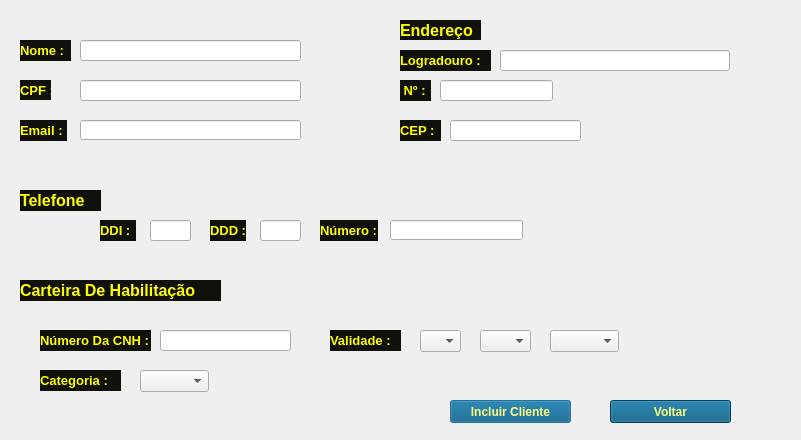
<?xml version="1.0" encoding="UTF-8"?>
<ui version="4.0">
 <class>TelaIncluirCliente</class>
 <widget class="QDialog" name="TelaIncluirCliente">
  <property name="geometry">
   <rect>
    <x>0</x>
    <y>0</y>
    <width>801</width>
    <height>440</height>
   </rect>
  </property>
  <property name="windowTitle">
   <string>Cadastro De Cliente</string>
  </property>
  <widget class="QLabel" name="Fundo">
   <property name="geometry">
    <rect>
     <x>0</x>
     <y>0</y>
     <width>801</width>
     <height>441</height>
    </rect>
   </property>
   <property name="styleSheet">
    <string notr="true">background-image: url(:/Fundos/Fundos/01.jpg);</string>
   </property>
   <property name="text">
    <string/>
   </property>
  </widget>
  <widget class="QLineEdit" name="lineEdit_Nome">
   <property name="geometry">
    <rect>
     <x>80</x>
     <y>40</y>
     <width>221</width>
     <height>21</height>
    </rect>
   </property>
  </widget>
  <widget class="QLabel" name="Nome">
   <property name="geometry">
    <rect>
     <x>20</x>
     <y>40</y>
     <width>51</width>
     <height>21</height>
    </rect>
   </property>
   <property name="font">
    <font>
     <pointsize>10</pointsize>
     <weight>75</weight>
     <bold>true</bold>
    </font>
   </property>
   <property name="styleSheet">
    <string notr="true">color: rgb(255, 255, 0);
background-color: rgb(17, 17, 12);</string>
   </property>
   <property name="text">
    <string>Nome :</string>
   </property>
  </widget>
  <widget class="QLineEdit" name="lineEdit_CPF">
   <property name="geometry">
    <rect>
     <x>80</x>
     <y>80</y>
     <width>221</width>
     <height>21</height>
    </rect>
   </property>
  </widget>
  <widget class="QLabel" name="CPF">
   <property name="geometry">
    <rect>
     <x>20</x>
     <y>80</y>
     <width>31</width>
     <height>20</height>
    </rect>
   </property>
   <property name="font">
    <font>
     <pointsize>10</pointsize>
     <weight>75</weight>
     <bold>true</bold>
    </font>
   </property>
   <property name="styleSheet">
    <string notr="true">color: rgb(255, 255, 0);
background-color: rgb(17, 17, 12);</string>
   </property>
   <property name="text">
    <string>CPF :</string>
   </property>
  </widget>
  <widget class="QLabel" name="Email">
   <property name="geometry">
    <rect>
     <x>20</x>
     <y>120</y>
     <width>47</width>
     <height>21</height>
    </rect>
   </property>
   <property name="font">
    <font>
     <pointsize>10</pointsize>
     <weight>75</weight>
     <bold>true</bold>
    </font>
   </property>
   <property name="styleSheet">
    <string notr="true">color: rgb(255, 255, 0);
background-color: rgb(17, 17, 12);</string>
   </property>
   <property name="text">
    <string>Email :</string>
   </property>
  </widget>
  <widget class="QLineEdit" name="lineEdit_Email">
   <property name="geometry">
    <rect>
     <x>80</x>
     <y>120</y>
     <width>221</width>
     <height>20</height>
    </rect>
   </property>
  </widget>
  <widget class="QLabel" name="Endereco">
   <property name="geometry">
    <rect>
     <x>400</x>
     <y>20</y>
     <width>81</width>
     <height>20</height>
    </rect>
   </property>
   <property name="font">
    <font>
     <pointsize>12</pointsize>
     <weight>75</weight>
     <bold>true</bold>
    </font>
   </property>
   <property name="styleSheet">
    <string notr="true">color: rgb(255, 255, 0);
background-color: rgb(17, 17, 12);</string>
   </property>
   <property name="text">
    <string>Endereço</string>
   </property>
  </widget>
  <widget class="QLabel" name="Logradouro">
   <property name="geometry">
    <rect>
     <x>400</x>
     <y>50</y>
     <width>91</width>
     <height>21</height>
    </rect>
   </property>
   <property name="font">
    <font>
     <pointsize>10</pointsize>
     <weight>75</weight>
     <bold>true</bold>
    </font>
   </property>
   <property name="styleSheet">
    <string notr="true">color: rgb(255, 255, 0);
background-color: rgb(17, 17, 12);</string>
   </property>
   <property name="text">
    <string>Logradouro :</string>
   </property>
  </widget>
  <widget class="QLabel" name="Numero">
   <property name="geometry">
    <rect>
     <x>400</x>
     <y>80</y>
     <width>31</width>
     <height>21</height>
    </rect>
   </property>
   <property name="font">
    <font>
     <pointsize>10</pointsize>
     <weight>75</weight>
     <bold>true</bold>
    </font>
   </property>
   <property name="styleSheet">
    <string notr="true">color: rgb(255, 255, 0);
background-color: rgb(17, 17, 12);</string>
   </property>
   <property name="text">
    <string> Nº :</string>
   </property>
  </widget>
  <widget class="QLabel" name="CEP">
   <property name="geometry">
    <rect>
     <x>400</x>
     <y>120</y>
     <width>41</width>
     <height>21</height>
    </rect>
   </property>
   <property name="font">
    <font>
     <pointsize>10</pointsize>
     <weight>75</weight>
     <bold>true</bold>
    </font>
   </property>
   <property name="styleSheet">
    <string notr="true">color: rgb(255, 255, 0);
background-color: rgb(17, 17, 12);</string>
   </property>
   <property name="text">
    <string>CEP :</string>
   </property>
  </widget>
  <widget class="QLineEdit" name="lineEdit_Logradouro">
   <property name="geometry">
    <rect>
     <x>500</x>
     <y>50</y>
     <width>230</width>
     <height>21</height>
    </rect>
   </property>
  </widget>
  <widget class="QLineEdit" name="lineEdit_Numero">
   <property name="geometry">
    <rect>
     <x>440</x>
     <y>80</y>
     <width>113</width>
     <height>21</height>
    </rect>
   </property>
  </widget>
  <widget class="QLineEdit" name="lineEdit_CEP">
   <property name="geometry">
    <rect>
     <x>450</x>
     <y>120</y>
     <width>131</width>
     <height>21</height>
    </rect>
   </property>
  </widget>
  <widget class="QLabel" name="Telefone">
   <property name="geometry">
    <rect>
     <x>20</x>
     <y>190</y>
     <width>81</width>
     <height>21</height>
    </rect>
   </property>
   <property name="font">
    <font>
     <pointsize>12</pointsize>
     <weight>75</weight>
     <bold>true</bold>
    </font>
   </property>
   <property name="styleSheet">
    <string notr="true">color: rgb(255, 255, 0);
background-color: rgb(17, 17, 12);</string>
   </property>
   <property name="text">
    <string>Telefone</string>
   </property>
  </widget>
  <widget class="QLabel" name="DDD">
   <property name="geometry">
    <rect>
     <x>210</x>
     <y>220</y>
     <width>36</width>
     <height>21</height>
    </rect>
   </property>
   <property name="font">
    <font>
     <pointsize>10</pointsize>
     <weight>75</weight>
     <bold>true</bold>
    </font>
   </property>
   <property name="styleSheet">
    <string notr="true">color: rgb(255, 255, 0);
background-color: rgb(17, 17, 12);</string>
   </property>
   <property name="text">
    <string>DDD :</string>
   </property>
  </widget>
  <widget class="QLabel" name="DDI">
   <property name="geometry">
    <rect>
     <x>100</x>
     <y>220</y>
     <width>36</width>
     <height>21</height>
    </rect>
   </property>
   <property name="font">
    <font>
     <pointsize>10</pointsize>
     <weight>75</weight>
     <bold>true</bold>
    </font>
   </property>
   <property name="styleSheet">
    <string notr="true">color: rgb(255, 255, 0);
background-color: rgb(17, 17, 12);</string>
   </property>
   <property name="text">
    <string>DDI :</string>
   </property>
  </widget>
  <widget class="QLabel" name="NumeroFone">
   <property name="geometry">
    <rect>
     <x>320</x>
     <y>220</y>
     <width>58</width>
     <height>21</height>
    </rect>
   </property>
   <property name="font">
    <font>
     <pointsize>10</pointsize>
     <weight>75</weight>
     <bold>true</bold>
    </font>
   </property>
   <property name="styleSheet">
    <string notr="true">color: rgb(255, 255, 0);
background-color: rgb(17, 17, 12);</string>
   </property>
   <property name="text">
    <string>Número :</string>
   </property>
  </widget>
  <widget class="QLineEdit" name="lineEdit_DDD">
   <property name="geometry">
    <rect>
     <x>260</x>
     <y>220</y>
     <width>41</width>
     <height>21</height>
    </rect>
   </property>
  </widget>
  <widget class="QLineEdit" name="lineEdit_DDI">
   <property name="geometry">
    <rect>
     <x>150</x>
     <y>220</y>
     <width>41</width>
     <height>21</height>
    </rect>
   </property>
  </widget>
  <widget class="QLineEdit" name="lineEdit_NumeroFone">
   <property name="geometry">
    <rect>
     <x>390</x>
     <y>220</y>
     <width>133</width>
     <height>20</height>
    </rect>
   </property>
  </widget>
  <widget class="QLabel" name="CNH">
   <property name="geometry">
    <rect>
     <x>20</x>
     <y>280</y>
     <width>201</width>
     <height>21</height>
    </rect>
   </property>
   <property name="font">
    <font>
     <pointsize>12</pointsize>
     <weight>75</weight>
     <bold>true</bold>
    </font>
   </property>
   <property name="styleSheet">
    <string notr="true">color: rgb(255, 255, 0);
background-color: rgb(17, 17, 12);</string>
   </property>
   <property name="text">
    <string>Carteira De Habilitação</string>
   </property>
  </widget>
  <widget class="QLabel" name="NumeroCNH">
   <property name="geometry">
    <rect>
     <x>40</x>
     <y>330</y>
     <width>111</width>
     <height>21</height>
    </rect>
   </property>
   <property name="font">
    <font>
     <pointsize>10</pointsize>
     <weight>75</weight>
     <bold>true</bold>
    </font>
   </property>
   <property name="styleSheet">
    <string notr="true">color: rgb(255, 255, 0);
background-color: rgb(17, 17, 12);</string>
   </property>
   <property name="text">
    <string>Número Da CNH : </string>
   </property>
  </widget>
  <widget class="QLabel" name="Categoria">
   <property name="geometry">
    <rect>
     <x>40</x>
     <y>370</y>
     <width>81</width>
     <height>21</height>
    </rect>
   </property>
   <property name="font">
    <font>
     <pointsize>10</pointsize>
     <weight>75</weight>
     <bold>true</bold>
    </font>
   </property>
   <property name="styleSheet">
    <string notr="true">color: rgb(255, 255, 0);
background-color: rgb(17, 17, 12);</string>
   </property>
   <property name="text">
    <string>Categoria :</string>
   </property>
  </widget>
  <widget class="QLabel" name="Validade">
   <property name="geometry">
    <rect>
     <x>330</x>
     <y>330</y>
     <width>71</width>
     <height>21</height>
    </rect>
   </property>
   <property name="font">
    <font>
     <pointsize>10</pointsize>
     <weight>75</weight>
     <bold>true</bold>
    </font>
   </property>
   <property name="styleSheet">
    <string notr="true">color: rgb(255, 255, 0);
background-color: rgb(17, 17, 12);</string>
   </property>
   <property name="text">
    <string>Validade :</string>
   </property>
  </widget>
  <widget class="QComboBox" name="comboBox_Categoria">
   <property name="geometry">
    <rect>
     <x>140</x>
     <y>370</y>
     <width>69</width>
     <height>22</height>
    </rect>
   </property>
   <item>
    <property name="text">
     <string/>
    </property>
   </item>
   <item>
    <property name="text">
     <string>A</string>
    </property>
   </item>
   <item>
    <property name="text">
     <string>AB</string>
    </property>
   </item>
   <item>
    <property name="text">
     <string>B</string>
    </property>
   </item>
   <item>
    <property name="text">
     <string>C</string>
    </property>
   </item>
   <item>
    <property name="text">
     <string>D</string>
    </property>
   </item>
   <item>
    <property name="text">
     <string>E</string>
    </property>
   </item>
  </widget>
  <widget class="QLineEdit" name="lineEdit_NumeroCNH">
   <property name="geometry">
    <rect>
     <x>160</x>
     <y>330</y>
     <width>131</width>
     <height>21</height>
    </rect>
   </property>
  </widget>
  <widget class="QPushButton" name="pushButton">
   <property name="geometry">
    <rect>
     <x>450</x>
     <y>400</y>
     <width>121</width>
     <height>23</height>
    </rect>
   </property>
   <property name="font">
    <font>
     <weight>75</weight>
     <bold>true</bold>
    </font>
   </property>
   <property name="styleSheet">
    <string notr="true">background-color: rgb(0, 85, 127);
color: rgb(255, 255, 127);</string>
   </property>
   <property name="text">
    <string>Incluir Cliente</string>
   </property>
  </widget>
  <widget class="QComboBox" name="comboBox_Dia">
   <property name="geometry">
    <rect>
     <x>420</x>
     <y>330</y>
     <width>41</width>
     <height>22</height>
    </rect>
   </property>
  </widget>
  <widget class="QComboBox" name="comboBox_Mes">
   <property name="geometry">
    <rect>
     <x>480</x>
     <y>330</y>
     <width>51</width>
     <height>22</height>
    </rect>
   </property>
  </widget>
  <widget class="QComboBox" name="comboBox_Ano">
   <property name="geometry">
    <rect>
     <x>550</x>
     <y>330</y>
     <width>69</width>
     <height>22</height>
    </rect>
   </property>
  </widget>
  <widget class="QPushButton" name="BotaoVoltarMenuCliente">
   <property name="geometry">
    <rect>
     <x>610</x>
     <y>400</y>
     <width>121</width>
     <height>23</height>
    </rect>
   </property>
   <property name="font">
    <font>
     <weight>75</weight>
     <bold>true</bold>
    </font>
   </property>
   <property name="styleSheet">
    <string notr="true">background-color: rgb(0, 85, 127);
color: rgb(255, 255, 127);</string>
   </property>
   <property name="text">
    <string>Voltar</string>
   </property>
  </widget>
 </widget>
 <resources/>
 <connections/>
</ui>
